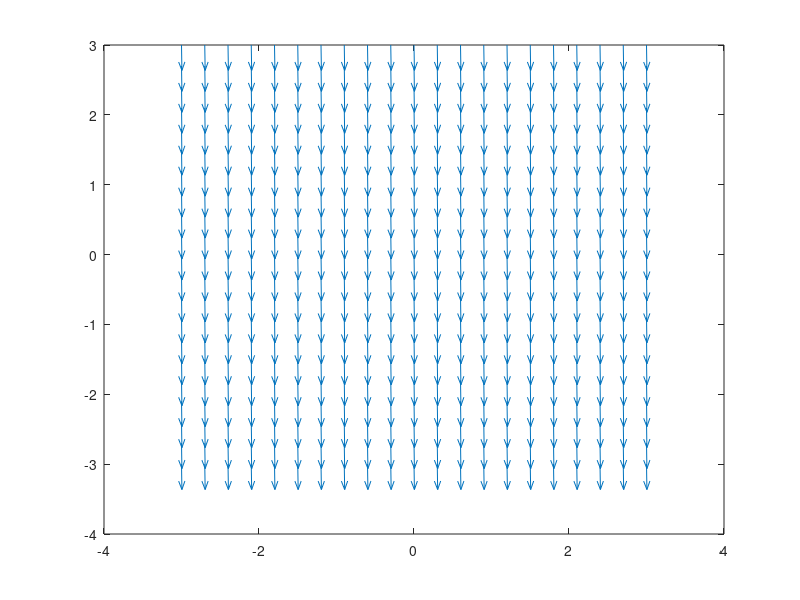

MATLAB code for this plot:
% [x,y]=meshgrid(1:1:10,1:1:10);
% (10:1:20)
% dx =  (5*x.^4)/(1+x.^4) - x*y;
% dy =  (5*y.^4)/(1+y.^4) - x*y;
% quiver(x,y,dx,dy)

[x,y]=meshgrid(-3:.3:3,-3:.3:3);
dy =  - x*y;
dx = ones(size(y));
dyu = dy./sqrt(dx.^2+dy.^2);
dxu = dx./sqrt(dx.^2+dy.^2);
quiver(x,y,dxu,dyu)

